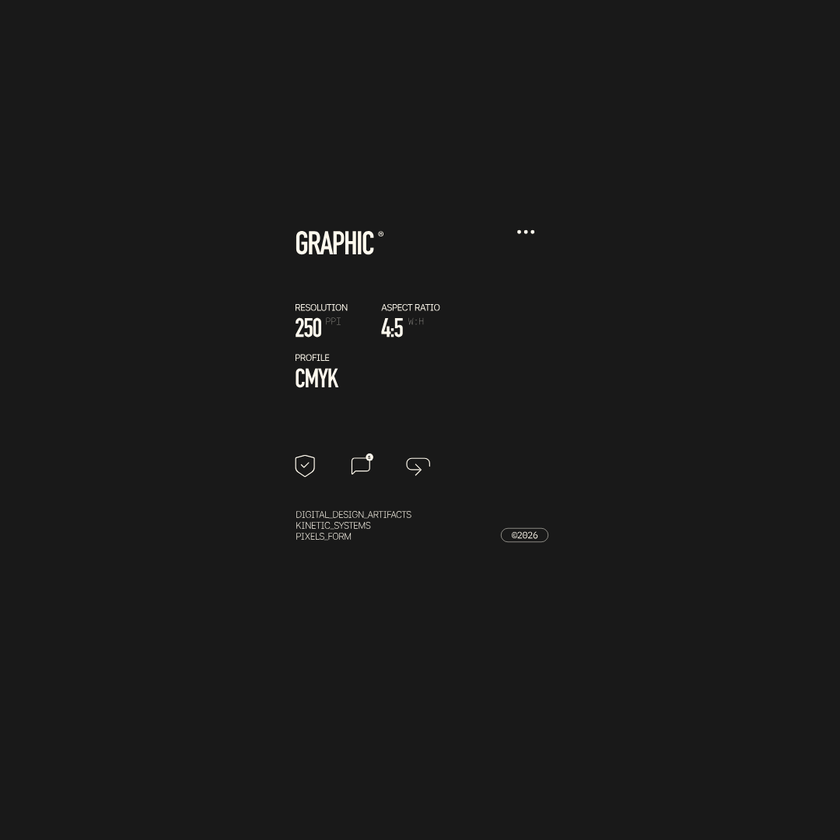
#> input picture projects/For AIOS/Micrographics/qa/comparisons_new/024_raw.png, 840 x 840 px, shrunk from 1080 x 1080 before the run
$ python inspect_024_diff.py
#> lines starting #> are read from the running program, lines starting #| are printed output that depends on the picture
import os
from PIL import Image, ImageChops

def main():
    project_dir = os.path.dirname(os.path.abspath(__file__))
    qa_dir = os.path.join(project_dir, 'qa', 'comparisons_new')

    raw_path = os.path.join(qa_dir, '024_raw.png')
    html_path = os.path.join(qa_dir, '024_html.png')

    if os.path.exists(raw_path) and os.path.exists(html_path):
        raw_img = Image.open(raw_path).convert('RGB')
#> raw_img is the input picture: PIL image 840x840 RGB; mean R, G, B 25.9, 25.9, 25.9
        html_img = Image.open(html_path).convert('RGB')
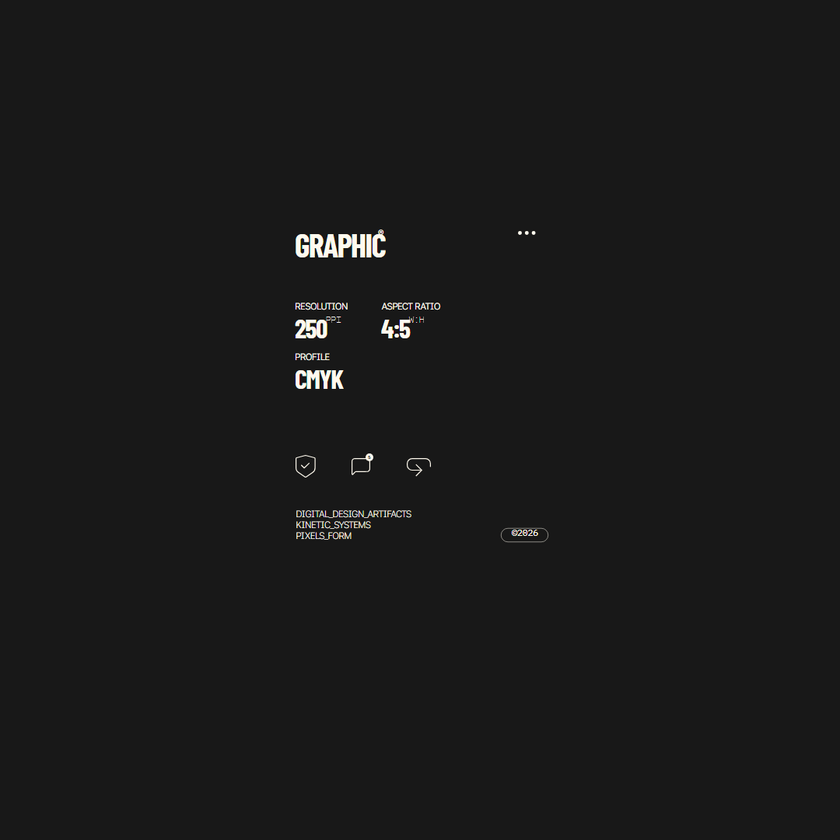
#> input picture projects/For AIOS/Micrographics/qa/comparisons_new/024_html.png, 840 x 840 px, shrunk from 1080 x 1080 before the run
#> html_img is the input picture: PIL image 840x840 RGB; mean R, G, B 25.3, 25.3, 25.2

        diff = ImageChops.difference(raw_img, html_img)
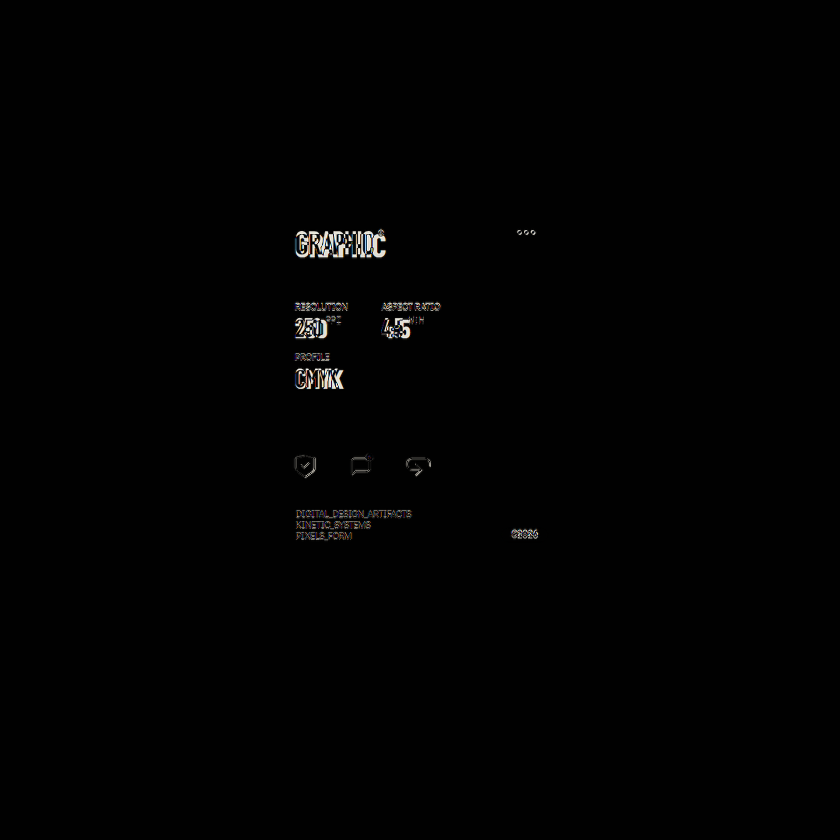
#> diff: PIL image 840x840 RGB; mean R, G, B 2.1, 2.1, 2
        diff_path = os.path.join(qa_dir, '024_diff.png')
        diff.save(diff_path)
        print(f"Saved diff image to {diff_path}")

        # Create side by side comparison
        dst = Image.new('RGB', (raw_img.width * 3, raw_img.height))
#> dst: PIL image 2520x840 RGB; every value is 0
        dst.paste(raw_img, (0, 0))
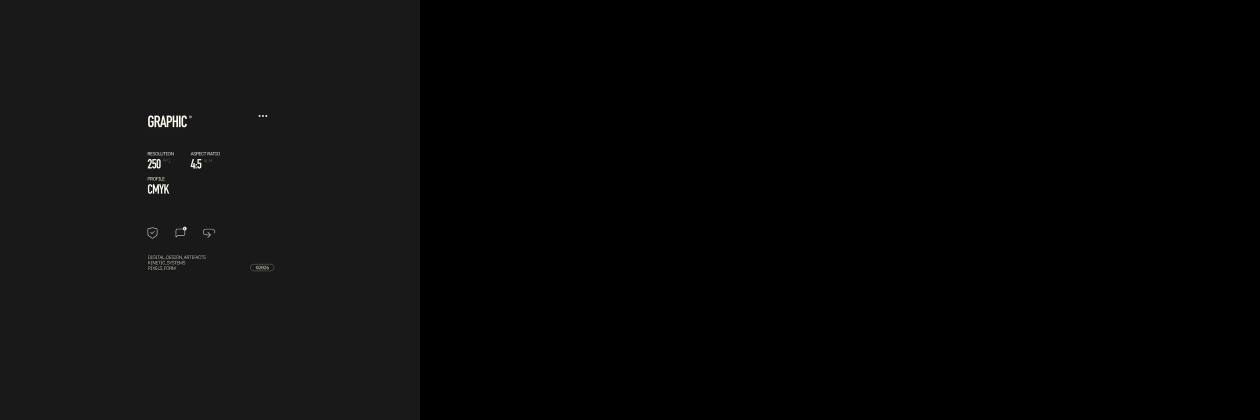
#> dst: PIL image 2520x840 RGB (shown at 1/2 size); mean R, G, B 8.6, 8.6, 8.6
        dst.paste(html_img, (raw_img.width, 0))
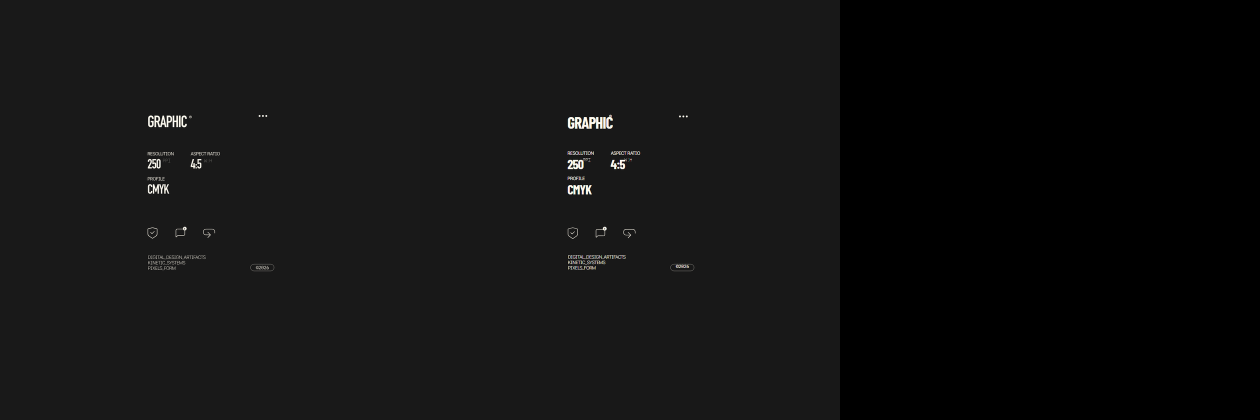
#> dst: PIL image 2520x840 RGB (shown at 1/2 size); mean R, G, B 17.1, 17.1, 17
        dst.paste(diff, (raw_img.width * 2, 0))

        side_by_side = os.path.join(qa_dir, '024_side_by_side.png')
        dst.save(side_by_side)
        print(f"Saved side-by-side comparison to {side_by_side}")
    else:
        print("Missing raw or html screenshot for 024.")

if __name__ == '__main__':
    main()
